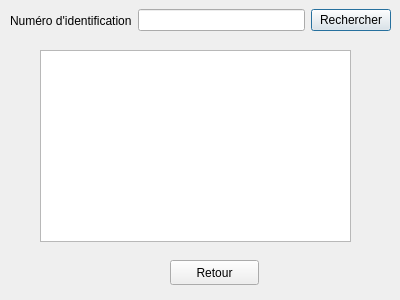
<?xml version="1.0" encoding="UTF-8"?>
<ui version="4.0">
 <class>AfficherPaiements</class>
 <widget class="QDialog" name="AfficherPaiements">
  <property name="geometry">
   <rect>
    <x>0</x>
    <y>0</y>
    <width>400</width>
    <height>300</height>
   </rect>
  </property>
  <property name="windowTitle">
   <string>Afficher les paiements d'un professeur</string>
  </property>
  <widget class="QTableView" name="tableView">
   <property name="geometry">
    <rect>
     <x>40</x>
     <y>50</y>
     <width>311</width>
     <height>192</height>
    </rect>
   </property>
  </widget>
  <widget class="QWidget" name="horizontalLayoutWidget">
   <property name="geometry">
    <rect>
     <x>10</x>
     <y>0</y>
     <width>381</width>
     <height>41</height>
    </rect>
   </property>
   <layout class="QHBoxLayout" name="horizontalLayout">
    <item>
     <widget class="QLabel" name="label">
      <property name="text">
       <string>Numéro d'identification</string>
      </property>
     </widget>
    </item>
    <item>
     <widget class="QLineEdit" name="inputIdentification"/>
    </item>
    <item>
     <widget class="QPushButton" name="rechercher">
      <property name="text">
       <string>Rechercher</string>
      </property>
     </widget>
    </item>
   </layout>
  </widget>
  <widget class="QPushButton" name="retour">
   <property name="geometry">
    <rect>
     <x>170</x>
     <y>260</y>
     <width>89</width>
     <height>25</height>
    </rect>
   </property>
   <property name="text">
    <string>Retour</string>
   </property>
  </widget>
 </widget>
 <resources/>
 <connections/>
</ui>
